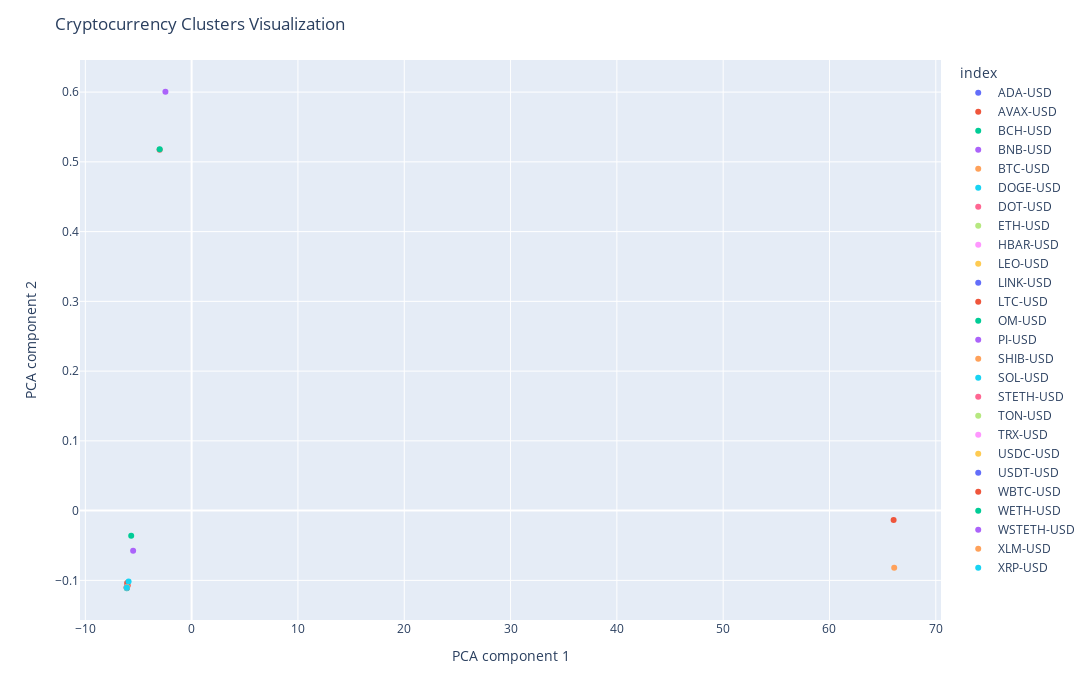

Notebook cell for this chart:
### Markdown cell above
## plot the clusters in 2D space

### Code cell
import plotly.express as px

def visualise_clusters(clustered_df:pd.DataFrame):
    """
    Place clusters on a scatter plot
    If required, reduce dimensionality to 2 using t-SNE
    
    Args:
        clustered_df (pd.DataFrame) : price features, with output labels.
        
    """
    # take a copy of the df
    vis_df = clustered_df.copy()
    x_label = "PCA component 1"
    y_label = "PCA component 2"
    # if dimensions greater than two
    if vis_df.drop('cluster', axis=1).shape[1] > 2:
        # drop the cluster colun and perform t-SNE dimensionality reduction for the plot
        vis_tsne = TSNE(n_components=2, random_state=42, perplexity=6)
        x_tsne = vis_tsne.fit_transform(clustered_df.drop('cluster', axis=1))
        x_label = "t-SNE dimension 1"
        y_label = "t-SNE dimension 2"
        fig = px.scatter(x=x_tsne[:,0], y=x_tsne[:,1], color=vis_df.index)
        print("reduced visualisation dimensions to 2, using TSNE\nKL Divergence: ", vis_tsne.kl_divergence_)
    
    # create a dataframe of the new dimensions - this will be plotted
    fig = px.scatter(vis_df,
                     x='PC1',
                     y="PC2",
                     hover_data='cluster',
                     color=vis_df.index,
                     width=1100,
                     height=700,
                     render_mode='svg'
                     )
    # create the plotly scatter
    # create the plot
    fig.update_layout(
        title=dict(text='Cryptocurrency Clusters Visualization'),
        xaxis_title=x_label,
        yaxis_title=y_label
    ) 
    """{
        'title': {'text':'Cryptocurrency Clusters Visualization'},
        'xaxis': {'text': x_label},
        'yaxis': {'text': y_label},
    }"""
    # set the x and y ticks to the df index i.e coin names
    fig.write_image("pca_clusters.png")
    fig.show()
    
visualise_clusters(clustered_df)

### Figure 1 — Plotly figure (JSON) as saved in the notebook; plotly's stock layout.template omitted (floating-point values rounded to 4 significant figures)
{"data": [{"customdata": [[3]], "hovertemplate": "index=ADA-USD<br>PC1=%{x}<br>PC2=%{y}<br>cluster=%{customdata[0]}<extra></extra>", "legendgroup": "ADA-USD", "marker": {"color": "#636efa", "symbol": "circle"}, "mode": "markers", "name": "ADA-USD", "orientation": "v", "showlegend": true, "type": "scatter", "x": [-6.098], "xaxis": "x", "y": [-0.1102], "yaxis": "y"}, {"customdata": [[3]], "hovertemplate": "index=AVAX-USD<br>PC1=%{x}<br>PC2=%{y}<br>cluster=%{customdata[0]}<extra></extra>", "legendgroup": "AVAX-USD", "marker": {"color": "#EF553B", "symbol": "circle"}, "mode": "markers", "name": "AVAX-USD", "orientation": "v", "showlegend": true, "type": "scatter", "x": [-6.065], "xaxis": "x", "y": [-0.1039], "yaxis": "y"}, {"customdata": [[0]], "hovertemplate": "index=BCH-USD<br>PC1=%{x}<br>PC2=%{y}<br>cluster=%{customdata[0]}<extra></extra>", "legendgroup": "BCH-USD", "marker": {"color": "#00cc96", "symbol": "circle"}, "mode": "markers", "name": "BCH-USD", "orientation": "v", "showlegend": true, "type": "scatter", "x": [-5.684], "xaxis": "x", "y": [-0.03592], "yaxis": "y"}, {"customdata": [[0]], "hovertemplate": "index=BNB-USD<br>PC1=%{x}<br>PC2=%{y}<br>cluster=%{customdata[0]}<extra></extra>", "legendgroup": "BNB-USD", "marker": {"color": "#ab63fa", "symbol": "circle"}, "mode": "markers", "name": "BNB-USD", "orientation": "v", "showlegend": true, "type": "scatter", "x": [-5.503], "xaxis": "x", "y": [-0.0575], "yaxis": "y"}, {"customdata": [[1]], "hovertemplate": "index=BTC-USD<br>PC1=%{x}<br>PC2=%{y}<br>cluster=%{customdata[0]}<extra></extra>", "legendgroup": "BTC-USD", "marker": {"color": "#FFA15A", "symbol": "circle"}, "mode": "markers", "name": "BTC-USD", "orientation": "v", "showlegend": true, "type": "scatter", "x": [66.09], "xaxis": "x", "y": [-0.08206], "yaxis": "y"}, {"customdata": [[3]], "hovertemplate": "index=DOGE-USD<br>PC1=%{x}<br>PC2=%{y}<br>cluster=%{customdata[0]}<extra></extra>", "legendgroup": "DOGE-USD", "marker": {"color": "#19d3f3", "symbol": "circle"}, "mode": "markers", "name": "DOGE-USD", "orientation": "v", "showlegend": true, "type": "scatter", "x": [-6.098], "xaxis": "x", "y": [-0.1102], "yaxis": "y"}, {"customdata": [[3]], "hovertemplate": "index=DOT-USD<br>PC1=%{x}<br>PC2=%{y}<br>cluster=%{customdata[0]}<extra></extra>", "legendgroup": "DOT-USD", "marker": {"color": "#FF6692", "symbol": "circle"}, "mode": "markers", "name": "DOT-USD", "orientation": "v", "showlegend": true, "type": "scatter", "x": [-6.092], "xaxis": "x", "y": [-0.1087], "yaxis": "y"}, {"customdata": [[2]], "hovertemplate": "index=ETH-USD<br>PC1=%{x}<br>PC2=%{y}<br>cluster=%{customdata[0]}<extra></extra>", "legendgroup": "ETH-USD", "marker": {"color": "#B6E880", "symbol": "circle"}, "mode": "markers", "name": "ETH-USD", "orientation": "v", "showlegend": true, "type": "scatter", "x": [-3.006], "xaxis": "x", "y": [0.5173], "yaxis": "y"}, {"customdata": [[3]], "hovertemplate": "index=HBAR-USD<br>PC1=%{x}<br>PC2=%{y}<br>cluster=%{customdata[0]}<extra></extra>", "legendgroup": "HBAR-USD", "marker": {"color": "#FF97FF", "symbol": "circle"}, "mode": "markers", "name": "HBAR-USD", "orientation": "v", "showlegend": true, "type": "scatter", "x": [-6.098], "xaxis": "x", "y": [-0.1102], "yaxis": "y"}, {"customdata": [[3]], "hovertemplate": "index=LEO-USD<br>PC1=%{x}<br>PC2=%{y}<br>cluster=%{customdata[0]}<extra></extra>", "legendgroup": "LEO-USD", "marker": {"color": "#FECB52", "symbol": "circle"}, "mode": "markers", "name": "LEO-USD", "orientation": "v", "showlegend": true, "type": "scatter", "x": [-6.091], "xaxis": "x", "y": [-0.1104], "yaxis": "y"}, {"customdata": [[3]], "hovertemplate": "index=LINK-USD<br>PC1=%{x}<br>PC2=%{y}<br>cluster=%{customdata[0]}<extra></extra>", "legendgroup": "LINK-USD", "marker": {"color": "#636efa", "symbol": "circle"}, "mode": "markers", "name": "LINK-USD", "orientation": "v", "showlegend": true, "type": "scatter", "x": [-6.083], "xaxis": "x", "y": [-0.1089], "yaxis": "y"}, {"customdata": [[3]], "hovertemplate": "index=LTC-USD<br>PC1=%{x}<br>PC2=%{y}<br>cluster=%{customdata[0]}<extra></extra>", "legendgroup": "LTC-USD", "marker": {"color": "#EF553B", "symbol": "circle"}, "mode": "markers", "name": "LTC-USD", "orientation": "v", "showlegend": true, "type": "scatter", "x": [-6.014], "xaxis": "x", "y": [-0.1074], "yaxis": "y"}, {"customdata": [[3]], "hovertemplate": "index=OM-USD<br>PC1=%{x}<br>PC2=%{y}<br>cluster=%{customdata[0]}<extra></extra>", "legendgroup": "OM-USD", "marker": {"color": "#00cc96", "symbol": "circle"}, "mode": "markers", "name": "OM-USD", "orientation": "v", "showlegend": true, "type": "scatter", "x": [-6.096], "xaxis": "x", "y": [-0.1113], "yaxis": "y"}, {"customdata": [[3]], "hovertemplate": "index=PI-USD<br>PC1=%{x}<br>PC2=%{y}<br>cluster=%{customdata[0]}<extra></extra>", "legendgroup": "PI-USD", "marker": {"color": "#ab63fa", "symbol": "circle"}, "mode": "markers", "name": "PI-USD", "orientation": "v", "showlegend": true, "type": "scatter", "x": [-6.098], "xaxis": "x", "y": [-0.1102], "yaxis": "y"}, {"customdata": [[3]], "hovertemplate": "index=SHIB-USD<br>PC1=%{x}<br>PC2=%{y}<br>cluster=%{customdata[0]}<extra></extra>", "legendgroup": "SHIB-USD", "marker": {"color": "#FFA15A", "symbol": "circle"}, "mode": "markers", "name": "SHIB-USD", "orientation": "v", "showlegend": true, "type": "scatter", "x": [-6.098], "xaxis": "x", "y": [-0.1102], "yaxis": "y"}, {"customdata": [[3]], "hovertemplate": "index=SOL-USD<br>PC1=%{x}<br>PC2=%{y}<br>cluster=%{customdata[0]}<extra></extra>", "legendgroup": "SOL-USD", "marker": {"color": "#19d3f3", "symbol": "circle"}, "mode": "markers", "name": "SOL-USD", "orientation": "v", "showlegend": true, "type": "scatter", "x": [-5.93], "xaxis": "x", "y": [-0.1017], "yaxis": "y"}, {"customdata": [[2]], "hovertemplate": "index=STETH-USD<br>PC1=%{x}<br>PC2=%{y}<br>cluster=%{customdata[0]}<extra></extra>", "legendgroup": "STETH-USD", "marker": {"color": "#FF6692", "symbol": "circle"}, "mode": "markers", "name": "STETH-USD", "orientation": "v", "showlegend": true, "type": "scatter", "x": [-3.008], "xaxis": "x", "y": [0.5173], "yaxis": "y"}, {"customdata": [[3]], "hovertemplate": "index=TON-USD<br>PC1=%{x}<br>PC2=%{y}<br>cluster=%{customdata[0]}<extra></extra>", "legendgroup": "TON-USD", "marker": {"color": "#B6E880", "symbol": "circle"}, "mode": "markers", "name": "TON-USD", "orientation": "v", "showlegend": true, "type": "scatter", "x": [-6.097], "xaxis": "x", "y": [-0.1095], "yaxis": "y"}, {"customdata": [[3]], "hovertemplate": "index=TRX-USD<br>PC1=%{x}<br>PC2=%{y}<br>cluster=%{customdata[0]}<extra></extra>", "legendgroup": "TRX-USD", "marker": {"color": "#FF97FF", "symbol": "circle"}, "mode": "markers", "name": "TRX-USD", "orientation": "v", "showlegend": true, "type": "scatter", "x": [-6.098], "xaxis": "x", "y": [-0.1102], "yaxis": "y"}, {"customdata": [[3]], "hovertemplate": "index=USDC-USD<br>PC1=%{x}<br>PC2=%{y}<br>cluster=%{customdata[0]}<extra></extra>", "legendgroup": "USDC-USD", "marker": {"color": "#FECB52", "symbol": "circle"}, "mode": "markers", "name": "USDC-USD", "orientation": "v", "showlegend": true, "type": "scatter", "x": [-6.097], "xaxis": "x", "y": [-0.1101], "yaxis": "y"}, {"customdata": [[3]], "hovertemplate": "index=USDT-USD<br>PC1=%{x}<br>PC2=%{y}<br>cluster=%{customdata[0]}<extra></extra>", "legendgroup": "USDT-USD", "marker": {"color": "#636efa", "symbol": "circle"}, "mode": "markers", "name": "USDT-USD", "orientation": "v", "showlegend": true, "type": "scatter", "x": [-6.097], "xaxis": "x", "y": [-0.1101], "yaxis": "y"}, {"customdata": [[1]], "hovertemplate": "index=WBTC-USD<br>PC1=%{x}<br>PC2=%{y}<br>cluster=%{customdata[0]}<extra></extra>", "legendgroup": "WBTC-USD", "marker": {"color": "#EF553B", "symbol": "circle"}, "mode": "markers", "name": "WBTC-USD", "orientation": "v", "showlegend": true, "type": "scatter", "x": [66.03], "xaxis": "x", "y": [-0.01353], "yaxis": "y"}, {"customdata": [[2]], "hovertemplate": "index=WETH-USD<br>PC1=%{x}<br>PC2=%{y}<br>cluster=%{customdata[0]}<extra></extra>", "legendgroup": "WETH-USD", "marker": {"color": "#00cc96", "symbol": "circle"}, "mode": "markers", "name": "WETH-USD", "orientation": "v", "showlegend": true, "type": "scatter", "x": [-3.005], "xaxis": "x", "y": [0.518], "yaxis": "y"}, {"customdata": [[2]], "hovertemplate": "index=WSTETH-USD<br>PC1=%{x}<br>PC2=%{y}<br>cluster=%{customdata[0]}<extra></extra>", "legendgroup": "WSTETH-USD", "marker": {"color": "#ab63fa", "symbol": "circle"}, "mode": "markers", "name": "WSTETH-USD", "orientation": "v", "showlegend": true, "type": "scatter", "x": [-2.466], "xaxis": "x", "y": [0.6005], "yaxis": "y"}, {"customdata": [[3]], "hovertemplate": "index=XLM-USD<br>PC1=%{x}<br>PC2=%{y}<br>cluster=%{customdata[0]}<extra></extra>", "legendgroup": "XLM-USD", "marker": {"color": "#FFA15A", "symbol": "circle"}, "mode": "markers", "name": "XLM-USD", "orientation": "v", "showlegend": true, "type": "scatter", "x": [-6.098], "xaxis": "x", "y": [-0.1102], "yaxis": "y"}, {"customdata": [[3]], "hovertemplate": "index=XRP-USD<br>PC1=%{x}<br>PC2=%{y}<br>cluster=%{customdata[0]}<extra></extra>", "legendgroup": "XRP-USD", "marker": {"color": "#19d3f3", "symbol": "circle"}, "mode": "markers", "name": "XRP-USD", "orientation": "v", "showlegend": true, "type": "scatter", "x": [-6.097], "xaxis": "x", "y": [-0.1106], "yaxis": "y"}], "layout": {"height": 700, "legend": {"title": {"text": "index"}, "tracegroupgap": 0}, "margin": {"t": 60}, "title": {"text": "Cryptocurrency Clusters Visualization"}, "width": 1100, "xaxis": {"anchor": "y", "domain": [0, 1], "title": {"text": "PCA component 1"}}, "yaxis": {"anchor": "x", "domain": [0, 1], "title": {"text": "PCA component 2"}}}}
